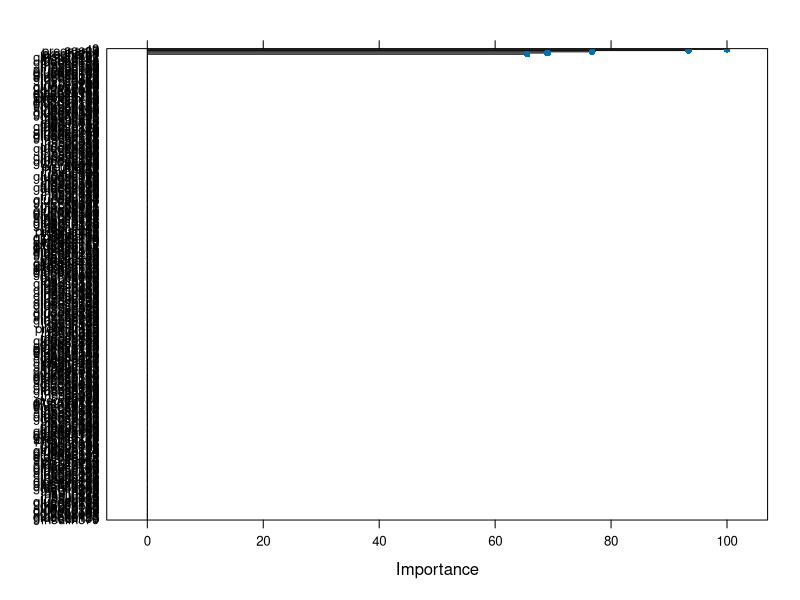
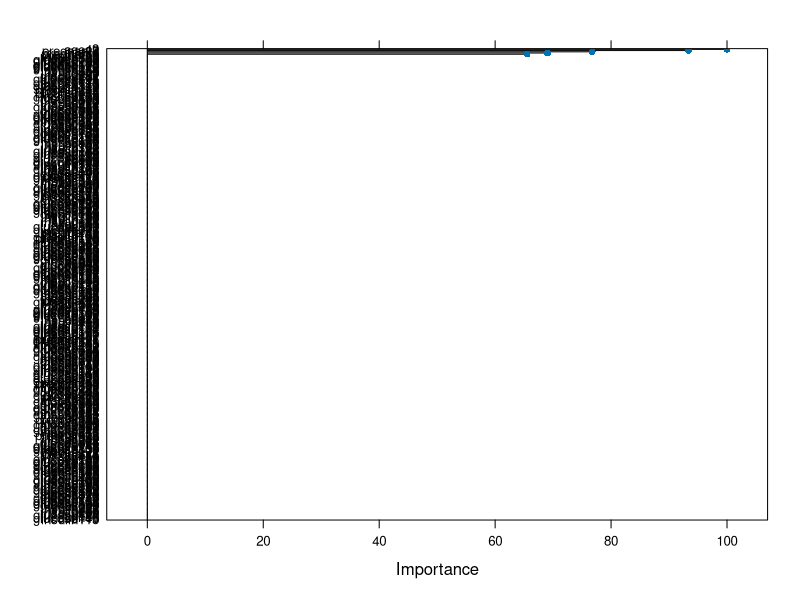

Write R code to recreate these figures, in order. (Note: a time limit stopped this script after it produced the figures.)
## ---- chunk 1
knitr::opts_chunk$set(message = FALSE, warning = FALSE)
## ---- chunk 2
library(mlbench)
library(tidyverse)
data(PimaIndiansDiabetes)
df <- tibble(PimaIndiansDiabetes)
## ---- chunk 3
library(caret)
df <- df %>% rename(target=diabetes)

# Remove some columns
df <- df %>% select(-pressure, -triceps, -mass, -pedigree)

df <- df %>% 
  mutate(target = as.factor(target),
         pregnant = as.factor(pregnant),
         glucose = as.factor(glucose),
         insulin = as.factor(insulin),
         age = as.factor(age)
         )

df$age[is.na(df$age)] = mean(df$age, na.rm = TRUE)

df = drop_na(df)

set.seed(2020)
splitIndex <- createDataPartition(df$target, p = .80, 
                                  list = FALSE)
df_train <- df[ splitIndex,]
df_test <- df[-splitIndex,]
## ---- chunk 4
model1 <- train(target~., data=df_train, 
                method = "rpart2",
                maxdepth=3)
pred <- predict(model1, df_test)
cm <- confusionMatrix(data = pred, reference = df_test$target, positive = "pos")
cm$overall[1]
## ---- chunk 5
varImp(model1)
## ---- chunk 6
plot(varImp(model1))
## ---- chunk 7
library(glmnet)

model2 <- train(target~., data=df_train, 
                method = "glmnet")
pred <- predict(model2, df_test)
cm2 <- confusionMatrix(data = pred, reference = df_test$target, positive = "pos")
cm2$overall[1]
## ---- chunk 8
varImp(model2)
## ---- chunk 9
plot(varImp(model1))
## ---- chunk 10
model3 <- train(target~., data=df_train, 
                method = "rf",
                ntree = 100) 
pred <- predict(model3, df_test)
cm <- confusionMatrix(data = pred, reference = df_test$target, positive = "pos")
cm$overall[1]
## ---- chunk 11
varImp(model3)
## ---- chunk 12
plot(varImp(model3))
